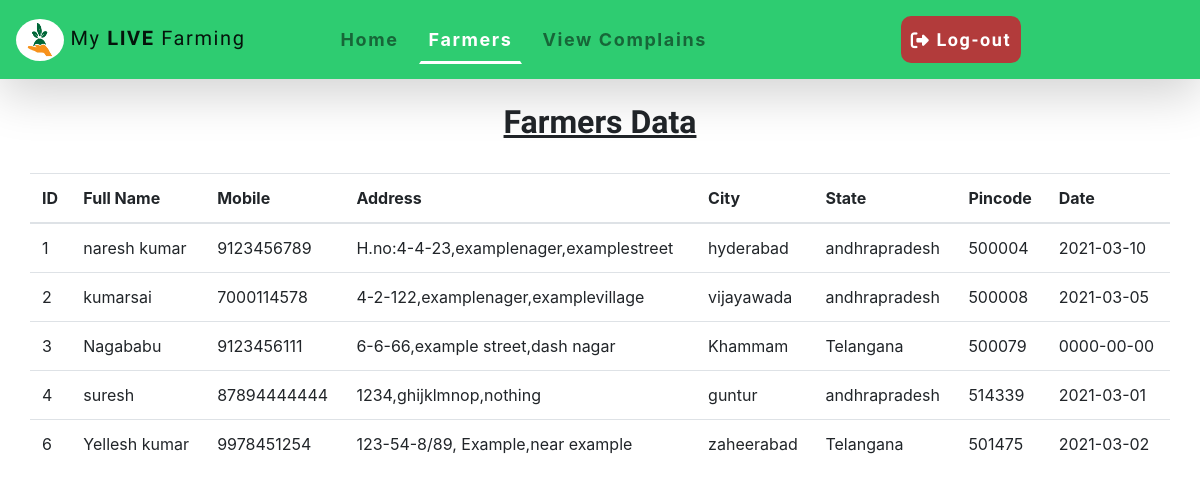
The app's page /admin/farmer_table.php with its own data.
### tables this page shows
CREATE TABLE `farmers` (
  `id` int(50) NOT NULL,
  `fullname` varchar(255) NOT NULL,
  `password` varchar(255) NOT NULL,
  `mobile` varchar(50) NOT NULL,
  `category` varchar(255) NOT NULL,
  `address` varchar(300) NOT NULL,
  `city` varchar(40) NOT NULL,
  `state` varchar(50) NOT NULL,
  `pincode` varchar(15) NOT NULL,
  `date` date NOT NULL DEFAULT current_timestamp()
);

### admin/farmer_table.php (the view, shortened to what this page needs)
<?php
require_once('../config/dbconnect.php');
?>
<!DOCTYPE html>
<html>
<head>
	<link rel="stylesheet" href="https://maxcdn.bootstrapcdn.com/bootstrap/4.5.2/css/bootstrap.min.css">
	<link rel="stylesheet" href="../CSS/index.css">
	<link rel="stylesheet" href="../CSS/admin.css">
</head>
<body>
<nav class=" bg navbar navbar-expand-lg navbar-light sticky-top shadow-lg" role="navigation">
	<a class="navbar-brand" href="../index.php"><img class=" d-inline-block align-center rounded-circle" src="../images/logo.jpg" alt="logo" width="117px" height="80px" title="Logo"><span class="mr-5" style="font-family:'Reggae One', cursive;"> My <span class="font-weight-bold">LIVE</span> Farming</span></a>
	<div class="collapse navbar-collapse justify-content-between" id="navbarResponsive">
		<ul class="navbar-nav mr-auto">
			<li ><a class="nav-link" href="../index.php"> Home </a></li>
			<li ><a class="nav-link active" href="farmer_table.php">Farmers</a></li>
			<li ><a class="nav-link" href="complaint.php">View Complains</a></li>
		</ul>
		<ul class="navbar-nav mr-auto align-right">
			<li class="nav-item"><a class="nav-link links" style="background-color: #b23b3b;color: white!important;border-radius: 10px;" href="adminpage.php?logout=true"><i class="fas fa-sign-out-alt"></i> Log-out</a></li>
		</ul>
	</div>
</nav>
<h2 class="text-center font-weight-bold font py-4"><u>Farmers Data</u></h2>
<div class="container">
	<div class="row">
		<table class="table table-hover">
			<thead>
				<tr>
					<th>ID</th>
					<th>Full Name</th>
					<th>Mobile</th>
					<th>Address</th>
					<th>City</th>
					<th>State</th>
					<th>Pincode</th>
					<th>Date</th>
				</tr>
			</thead>
			<tbody>
				<?php
				$stmt=$db->prepare("SELECT * FROM farmers");
				$stmt->execute();
				$farmers = $stmt->fetchAll();
				foreach ($farmers as $farmers){
				    ?>
				    <tr>
				    	<td>
				    	<?php
				    	   echo $farmers['id'];
				    	?>
				    	</td>
				    	<td>
				    	<?php
				    	   echo $farmers['fullname'];
				    	?>
				    	</td>
				    	<td>
				    	<?php
				    	   echo $farmers['mobile'];
				    	?>
				    	</td>
				    	<td>
				    	<?php
				    	   echo $farmers['address'];
				    	?>
				    	</td>
				    	<td>
				    	<?php
				    	   echo $farmers['city'];
				    	?>
				    	</td>
				    	<td>
				    	<?php
				    	   echo $farmers['state'];
				    	?>
				    	</td>
				    	<td>
				    	<?php
				    	   echo $farmers['pincode'];
				    	?>
				    	</td>
				    	<td>
				    	<?php
				    	   echo $farmers['date'];
				    	?>
				    	</td>
				    </tr>
				<?php
				}
				?>
				</tbody>
			</table>
		</div>
	</div>
</body>
</html>

### CSS/index.css (style rules this page uses)
i { vertical-align: middle; }
.links { text-decoration: none; color:white; }
.bg { background-color: #2ECC71; color: black; }
.navbar-light .navbar-nav .nav-link { font-size:18px; font-weight: 700; }
.navbar-expand-lg .navbar-nav { padding-right: 1rem!important; padding-left: 1rem!important; }
.navbar { letter-spacing:.1rem; }
.nav-item { padding:.5rem; font-family: 'Comfortaa', cursive; }
.navbar img { width: 4vw; height: 3.5vw; }
.nav-link.active { color:white!important; border-bottom: 3px solid white; }
.nav-link { margin: 0 5px; border: 2px solid transparent; transition: border .5s ease; }
.font { font-family: 'Comfortaa', cursive!important; }

### records on screen
farmers: id "1", fullname "naresh kumar", mobile "9123456789", address "H.no:4-4-23,examplenager,examplestreet", city "hyderabad", state "andhrapradesh", pincode "500004", date "2021-03-10"
farmers: id "2", fullname "kumarsai", mobile "7000114578", address "4-2-122,examplenager,examplevillage", city "vijayawada", state "andhrapradesh", pincode "500008", date "2021-03-05"
farmers: id "3", fullname "Nagababu", mobile "9123456111", address "6-6-66,example street,dash nagar", city "Khammam", state "Telangana", pincode "500079", date "0000-00-00"
farmers: id "4", fullname "suresh", mobile "87894444444", address "1234,ghijklmnop,nothing", city "guntur", state "andhrapradesh", pincode "514339", date "2021-03-01"
farmers: id "6", fullname "Yellesh kumar", mobile "9978451254", address "123-54-8/89, Example,near example", city "zaheerabad", state "Telangana", pincode "501475", date "2021-03-02"
